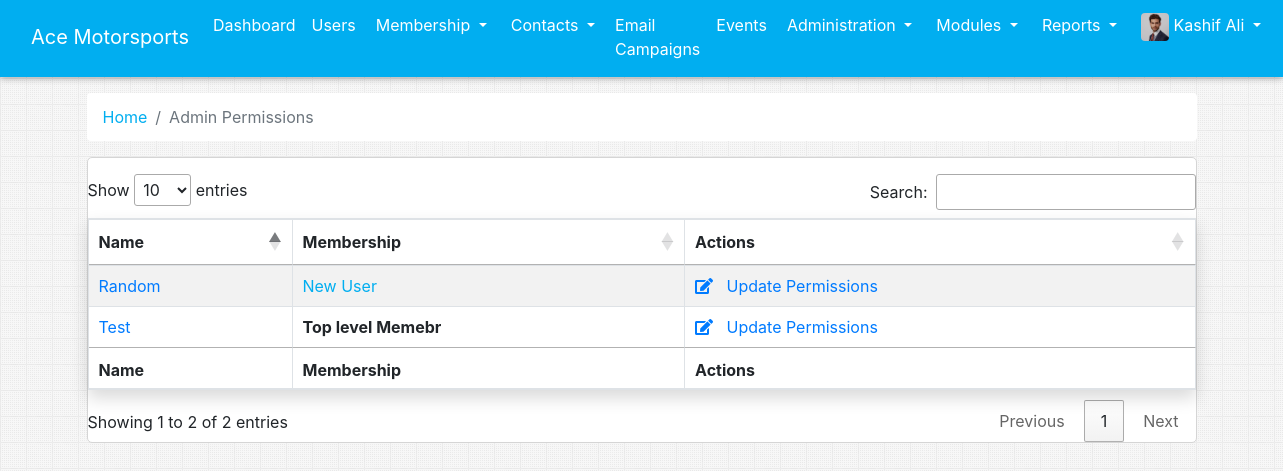
The page /admin_permissions.php (signed in) on the database as committed earlier.
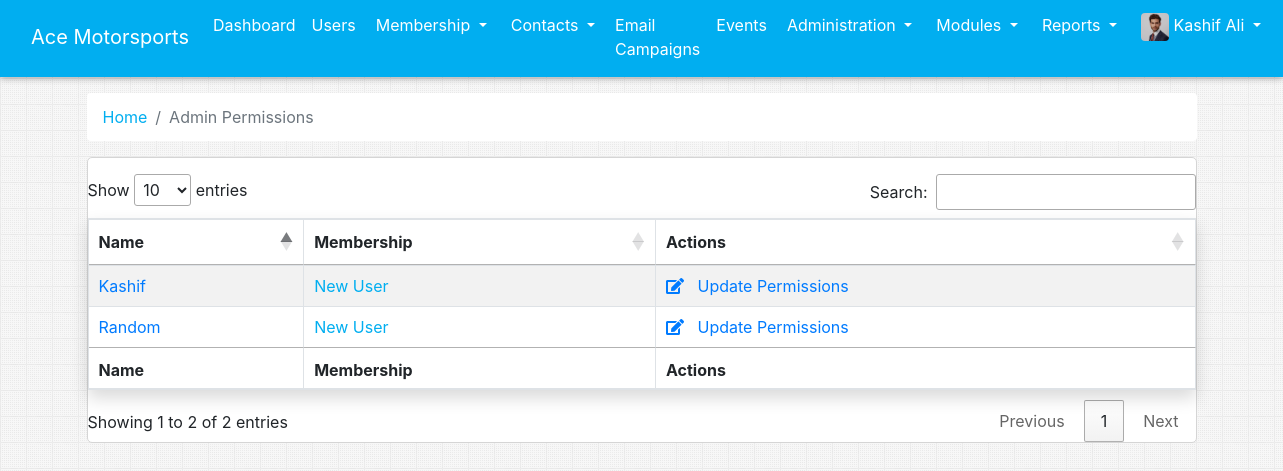
The same page on the database as committed later.
### tables this page shows
CREATE TABLE `users` (
  `id` int(11) NOT NULL,
  `first_name` varchar(30) NOT NULL,
  `email` varchar(50) NOT NULL,
  `password` varchar(50) NOT NULL,
  `organizationID` int(11) NOT NULL,
  `jobTitle` varchar(50) NOT NULL,
  `salutation` varchar(50) NOT NULL,
  `middle_name` varchar(50) NOT NULL,
  `last_name` varchar(50) NOT NULL,
  `dob` date NOT NULL,
  `phone` varchar(50) NOT NULL,
  `gender` varchar(50) NOT NULL,
  `language` varchar(50) NOT NULL,
  `address` varchar(500) NOT NULL,
  `is_admin` tinyint(1) NOT NULL DEFAULT 0,
  `deleted` tinyint(1) NOT NULL DEFAULT 0,
  `del_date` date DEFAULT NULL
);

CREATE TABLE `memberships` (
  `id` int(11) NOT NULL,
  `name` varchar(20) NOT NULL
);

### admin_permissions.php (the view, shortened to what this page needs)
<!DOCTYPE html>
<html lang="en">
<?php
  require 'parts/head.php';
?>
<link rel="stylesheet" type="text/css" href="https://cdn.datatables.net/1.10.24/css/dataTables.bootstrap4.min.css">
<link rel="stylesheet" type="text/css" href="https://cdn.datatables.net/1.10.15/css/jquery.dataTables.min.css"></link>
<body>
  <?php require 'parts/nav.php'; ?>
  <div class="container">
      <nav aria-label="breadcrumb">
          <ol class="breadcrumb bg-white">
              <li class="breadcrumb-item"><a href="admin_dashboard.php" class="appColor">Home</a></li>
              <li class="breadcrumb-item active" aria-current="page">Admin Permissions</li>
          </ol>
      </nav>
    <div class="widget-content">
        <div class="row mt-3">
            <div class="col-md-12">
                <table id="example" class="table table-striped table-bordered bg-white shadow" style="width:100%">
                    <thead>
                    <tr>
                        <th>Name</th>
                        <th>Membership</th>
                        <th>Actions</th>
                    </tr>
                    </thead>
                    <tbody>
                    <?php
                    require 'app/db.php';
                    $sql = "SELECT * FROM users WHERE is_admin=0";
                    $res = mysqli_query($con, $sql);
                    while($row = mysqli_fetch_array($res)){
                        $user = $row["id"];
                        $s = "SELECT * FROM membership_history WHERE userID = $user ORDER BY id DESC LIMIT 1";
                        $r = mysqli_query($con, $s);
                        if(mysqli_num_rows($r)){
                            $ro = mysqli_fetch_array($r);
                            $membership = $ro["membershipID"];
                            $s = "SELECT * FROM memberships WHERE id = $membership";
                            $r = mysqli_query($con, $s);
                            $ro = mysqli_fetch_array($r);
                            $membership = '<b>'.$ro["name"].'</b>';
                        }else{
                            $membership = "<span class='appColor'>New User</span>";
                        }
                        ?>
                        <tr>
                            <td>
                                <a href="admin_permissions_page.php?userID=<?php echo $user; ?>">
                                    <?php echo $row["first_name"]; ?>
                                </a>
                            </td>
                            <td><?php echo $membership; ?></td>
                            <td>
                                <a href="admin_permissions_page.php?userID=<?php echo $user; ?>" class="mr-1">
                                    <i class="fas fa-edit"></i> &nbsp; Update Permissions
                                </a>
                            </td>
                        </tr>
                        <?php
                    }
                    ?>
                    </tbody>
                    <tfoot>
                    <tr>
                        <th>Name</th>
                        <th>Membership</th>
                        <th>Actions</th>
                    </tr>
                    </tfoot>
                </table>
            </div>
        </div>
    </div>
</body>
</html>

Rows that differ between the two databases and show on the page:
removed users: first_name "Test", memberships.name "Top level Memebr"
added users: first_name "Kashif", shows "New User"
